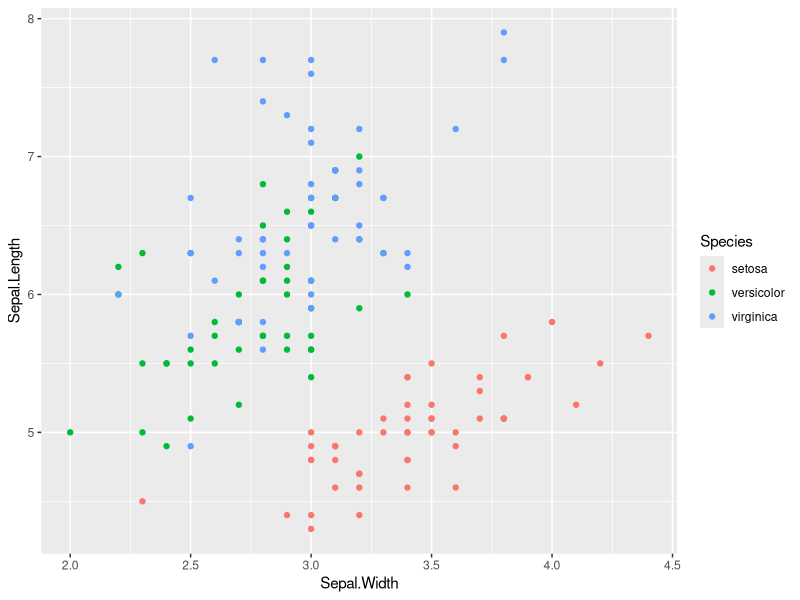
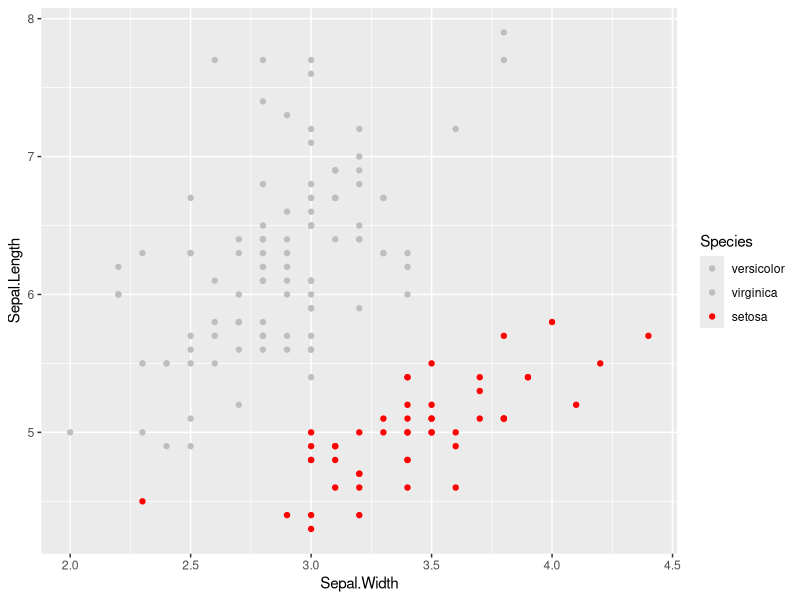
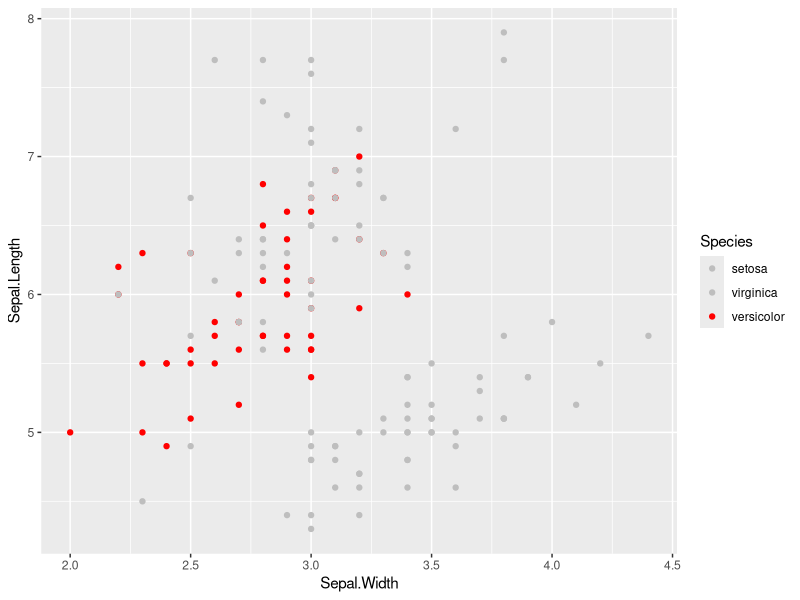
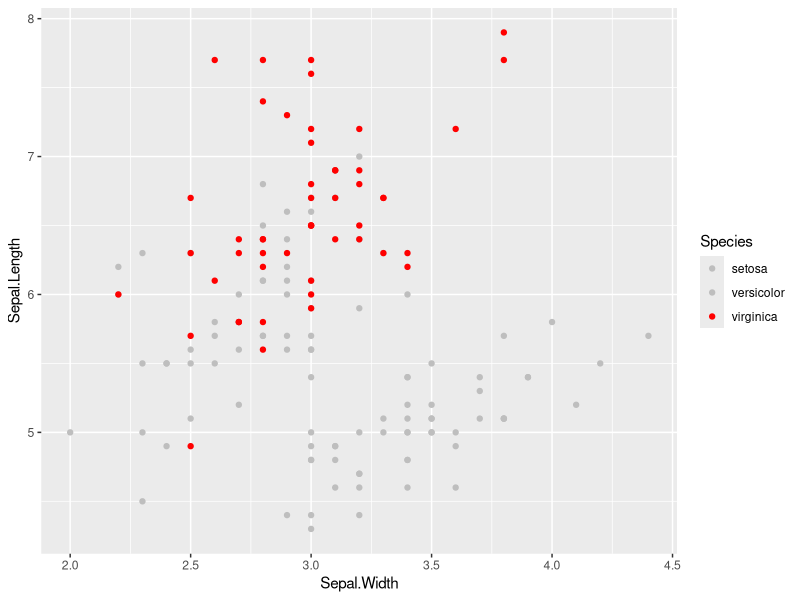

Write the R code that produced these figures, in order.
## ---- chunk 1
library(magick)
library(ggplot2)

dir.create("irisplots", showWarnings = FALSE)
## ---- chunk 2
ggplot(iris, aes(Sepal.Width, Sepal.Length, color = Species)) + geom_point()

## ---- chunk 3
species_color <- function(species_name){
  species_factors <- unique(iris$Species)
  species_factors <- species_factors[order(species_factors==species_name)]
  iris$Species<- factor(iris$Species, ordered = T, levels = species_factors)
  ggplot(iris, aes(Sepal.Width, Sepal.Length, color = Species)) + geom_point() +
    scale_color_manual(values = c("gray", "gray", "red"))
}
## ---- chunk 4
p <- list()
species_factors <- unique(iris$Species)
for (i in unique(iris$Species)) {
  print(i)
  p[[i]] <- species_color(i)
  ggsave(paste0("irisplots/irisplot_",i,".png"), plot = p[[i]])
}
## ---- chunk 5
plot_list <- list.files("irisplots", full.names = TRUE)
gif_files <- lapply(plot_list, image_read)
gif_joined <- image_join(gif_files)
gif_animated <- image_animate(gif_joined, fps = 1)
## ---- chunk 6
gif_animated
